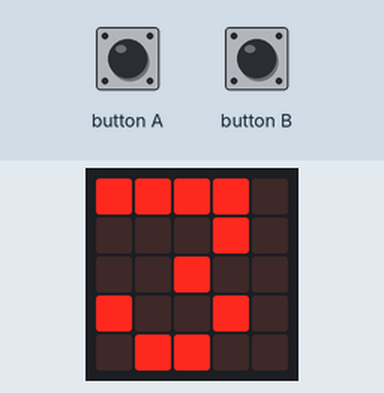
Bench run of a program on a simulated BBC micro:bit (MakeCode). Parts: the board's 5×5 LED display. Random numbers come from a fixed seed.

Above: at 0.1 s.
At 1.3 s:
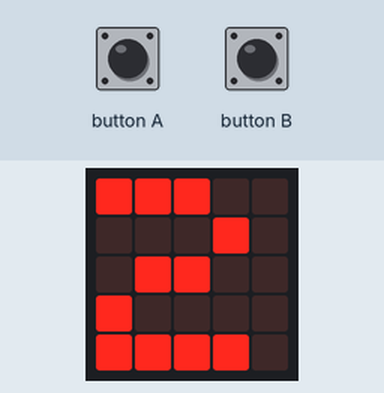
At 2.6 s:
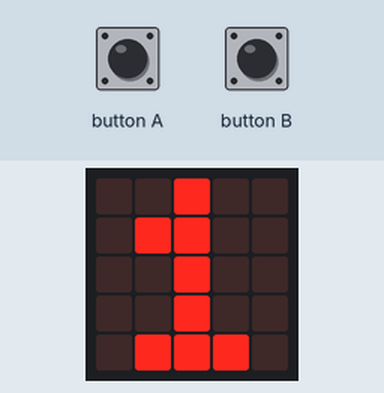
At 11.3 s:
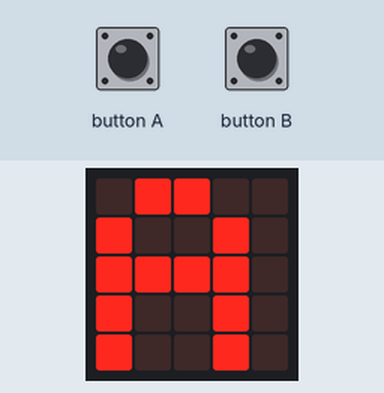
At 16.2 s:
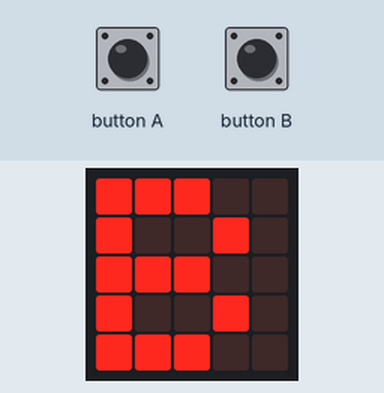
At 20.4 s:
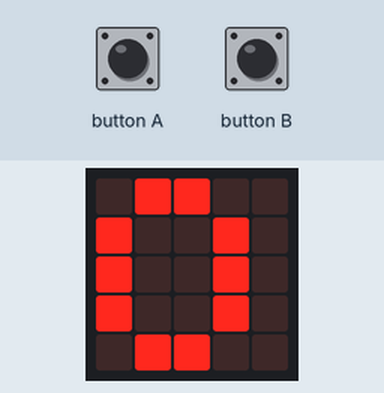

The program:

main.ts
```typescript
input.onButtonPressed(Button.A, function () {
    if (!(bylo_stisknuto_tlacitko) && nahodne_cislo == 1) {
        body += 1
    }
    bylo_stisknuto_tlacitko = true
})
input.onButtonPressed(Button.B, function () {
    if (!(bylo_stisknuto_tlacitko) && nahodne_cislo == 2) {
        body += 1
    }
    bylo_stisknuto_tlacitko = true
})
let nahodne_cislo = 0
let nahodny_interval = 0
let bylo_stisknuto_tlacitko = false
let odpocet = 3
for (let index = 0; index < 3; index++) {
    basic.showNumber(odpocet)
    basic.pause(500)
    odpocet += -1
}
basic.clearScreen()
let body = 0
for (let index = 0; index < 10; index++) {
    bylo_stisknuto_tlacitko = false
    nahodny_interval = randint(100, 500)
    nahodne_cislo = randint(1, 2)
    if (nahodne_cislo == 1) {
        basic.showString("A")
    }
    if (nahodne_cislo == 2) {
        basic.showString("B")
    }
    basic.pause(nahodny_interval)
    basic.clearScreen()
    basic.pause(500)
}
basic.pause(1000)
basic.showNumber(body)
```

test.ts
```typescript
// Tady jsou testy. Při použití tohoto balíčku jako rozšíření nebude zkompilováno.
```

Measured:
- what the display in image 1 shows lasts 1.2 s, from 1.3 s to 2.5 s
- what the display in image 3 shows lasts 1.1 s, from 11.3 s to 12.4 s
- what the display in image 4 shows lasts 1.2 s, from 16.1 s to 17.3 s
